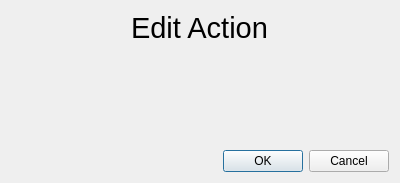
<?xml version="1.0" encoding="UTF-8"?>
<ui version="4.0">
 <class>MacroActionEditor</class>
 <widget class="QDialog" name="MacroActionEditor">
  <property name="geometry">
   <rect>
    <x>0</x>
    <y>0</y>
    <width>400</width>
    <height>183</height>
   </rect>
  </property>
  <property name="windowTitle">
   <string>Edit Macro Action</string>
  </property>
  <property name="windowIcon">
   <iconset resource="../icons/icons.qrc">
    <normaloff>:/icons/aperture.svg</normaloff>:/icons/aperture.svg</iconset>
  </property>
  <layout class="QVBoxLayout" name="verticalLayout">
   <item alignment="Qt::AlignHCenter">
    <widget class="QLabel" name="label">
     <property name="sizePolicy">
      <sizepolicy hsizetype="Preferred" vsizetype="Fixed">
       <horstretch>0</horstretch>
       <verstretch>0</verstretch>
      </sizepolicy>
     </property>
     <property name="font">
      <font>
       <pointsize>22</pointsize>
      </font>
     </property>
     <property name="text">
      <string>Edit Action</string>
     </property>
    </widget>
   </item>
   <item>
    <spacer name="verticalSpacer">
     <property name="orientation">
      <enum>Qt::Vertical</enum>
     </property>
     <property name="sizeHint" stdset="0">
      <size>
       <width>20</width>
       <height>35</height>
      </size>
     </property>
    </spacer>
   </item>
   <item>
    <layout class="QHBoxLayout" name="contentHBox"/>
   </item>
   <item>
    <spacer name="verticalSpacer_2">
     <property name="orientation">
      <enum>Qt::Vertical</enum>
     </property>
     <property name="sizeHint" stdset="0">
      <size>
       <width>20</width>
       <height>40</height>
      </size>
     </property>
    </spacer>
   </item>
   <item>
    <widget class="QDialogButtonBox" name="buttonBox">
     <property name="orientation">
      <enum>Qt::Horizontal</enum>
     </property>
     <property name="standardButtons">
      <set>QDialogButtonBox::Cancel|QDialogButtonBox::Ok</set>
     </property>
    </widget>
   </item>
  </layout>
 </widget>
 <resources>
  <include location="../icons/icons.qrc"/>
 </resources>
 <connections>
  <connection>
   <sender>buttonBox</sender>
   <signal>accepted()</signal>
   <receiver>MacroActionEditor</receiver>
   <slot>accept()</slot>
   <hints>
    <hint type="sourcelabel">
     <x>248</x>
     <y>254</y>
    </hint>
    <hint type="destinationlabel">
     <x>157</x>
     <y>274</y>
    </hint>
   </hints>
  </connection>
  <connection>
   <sender>buttonBox</sender>
   <signal>rejected()</signal>
   <receiver>MacroActionEditor</receiver>
   <slot>reject()</slot>
   <hints>
    <hint type="sourcelabel">
     <x>316</x>
     <y>260</y>
    </hint>
    <hint type="destinationlabel">
     <x>286</x>
     <y>274</y>
    </hint>
   </hints>
  </connection>
 </connections>
</ui>
